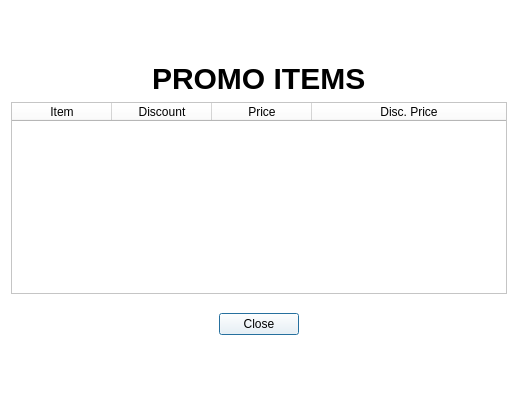
<?xml version="1.0" encoding="UTF-8"?>
<ui version="4.0">
 <class>Dialog</class>
 <widget class="QDialog" name="Dialog">
  <property name="geometry">
   <rect>
    <x>0</x>
    <y>0</y>
    <width>518</width>
    <height>410</height>
   </rect>
  </property>
  <property name="sizePolicy">
   <sizepolicy hsizetype="Expanding" vsizetype="Expanding">
    <horstretch>0</horstretch>
    <verstretch>0</verstretch>
   </sizepolicy>
  </property>
  <property name="windowTitle">
   <string>Dialog</string>
  </property>
  <property name="styleSheet">
   <string notr="true">background-color:white;</string>
  </property>
  <layout class="QVBoxLayout" name="verticalLayout">
   <item>
    <spacer name="verticalSpacer_2">
     <property name="orientation">
      <enum>Qt::Orientation::Vertical</enum>
     </property>
     <property name="sizeHint" stdset="0">
      <size>
       <width>20</width>
       <height>40</height>
      </size>
     </property>
    </spacer>
   </item>
   <item alignment="Qt::AlignmentFlag::AlignHCenter">
    <widget class="QLabel" name="label">
     <property name="styleSheet">
      <string notr="true">color:black;
font-size:30px;
font-weight:bold;</string>
     </property>
     <property name="text">
      <string>PROMO ITEMS</string>
     </property>
    </widget>
   </item>
   <item>
    <widget class="QTableWidget" name="tableWidget">
     <property name="styleSheet">
      <string notr="true">color:black;
background-color:white;</string>
     </property>
     <attribute name="horizontalHeaderStretchLastSection">
      <bool>true</bool>
     </attribute>
     <column>
      <property name="text">
       <string>Item</string>
      </property>
     </column>
     <column>
      <property name="text">
       <string>Discount</string>
      </property>
     </column>
     <column>
      <property name="text">
       <string>Price</string>
      </property>
     </column>
     <column>
      <property name="text">
       <string>Disc. Price</string>
      </property>
     </column>
    </widget>
   </item>
   <item alignment="Qt::AlignmentFlag::AlignHCenter">
    <widget class="QDialogButtonBox" name="buttonBox">
     <property name="sizePolicy">
      <sizepolicy hsizetype="Expanding" vsizetype="Expanding">
       <horstretch>0</horstretch>
       <verstretch>0</verstretch>
      </sizepolicy>
     </property>
     <property name="cursor">
      <cursorShape>PointingHandCursor</cursorShape>
     </property>
     <property name="styleSheet">
      <string notr="true">color:black;
background-color:white;
</string>
     </property>
     <property name="orientation">
      <enum>Qt::Orientation::Horizontal</enum>
     </property>
     <property name="standardButtons">
      <set>QDialogButtonBox::StandardButton::Close</set>
     </property>
     <property name="centerButtons">
      <bool>true</bool>
     </property>
    </widget>
   </item>
   <item>
    <spacer name="verticalSpacer">
     <property name="orientation">
      <enum>Qt::Orientation::Vertical</enum>
     </property>
     <property name="sizeHint" stdset="0">
      <size>
       <width>20</width>
       <height>40</height>
      </size>
     </property>
    </spacer>
   </item>
  </layout>
 </widget>
 <resources/>
 <connections>
  <connection>
   <sender>buttonBox</sender>
   <signal>accepted()</signal>
   <receiver>Dialog</receiver>
   <slot>accept()</slot>
   <hints>
    <hint type="sourcelabel">
     <x>248</x>
     <y>254</y>
    </hint>
    <hint type="destinationlabel">
     <x>157</x>
     <y>274</y>
    </hint>
   </hints>
  </connection>
  <connection>
   <sender>buttonBox</sender>
   <signal>rejected()</signal>
   <receiver>Dialog</receiver>
   <slot>reject()</slot>
   <hints>
    <hint type="sourcelabel">
     <x>316</x>
     <y>260</y>
    </hint>
    <hint type="destinationlabel">
     <x>286</x>
     <y>274</y>
    </hint>
   </hints>
  </connection>
 </connections>
</ui>
